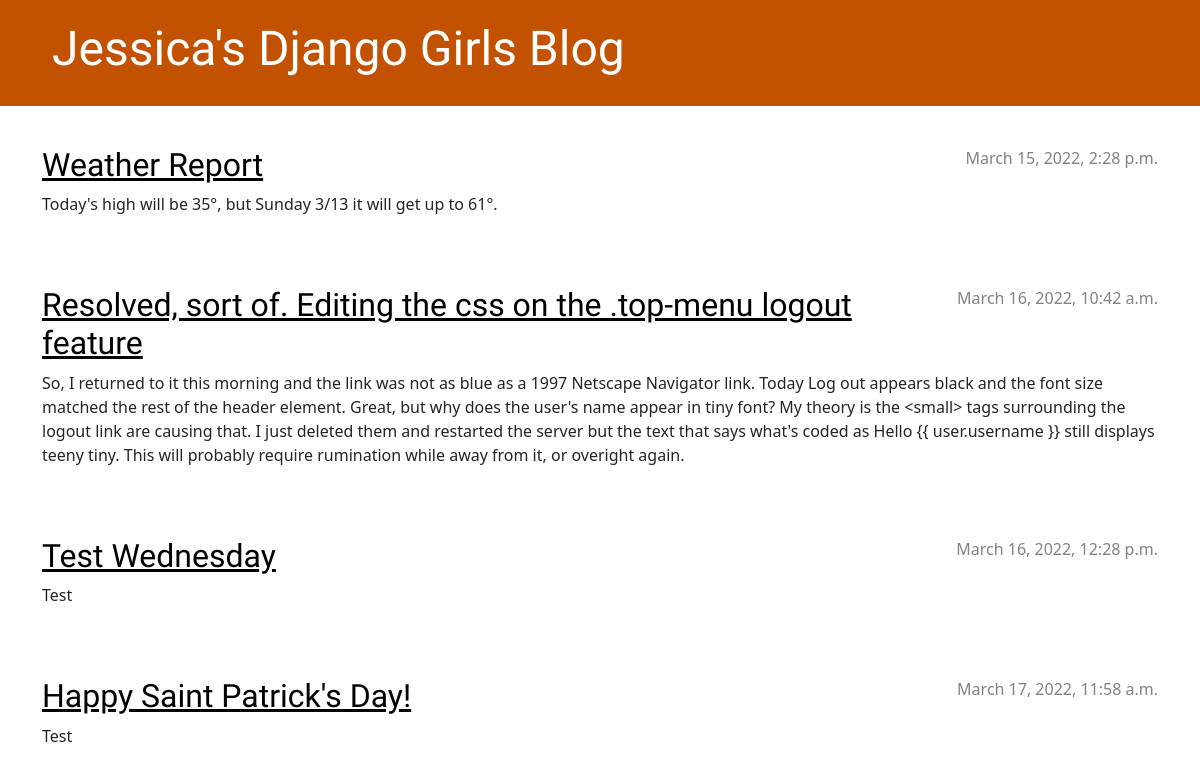
The app's page /, older data.
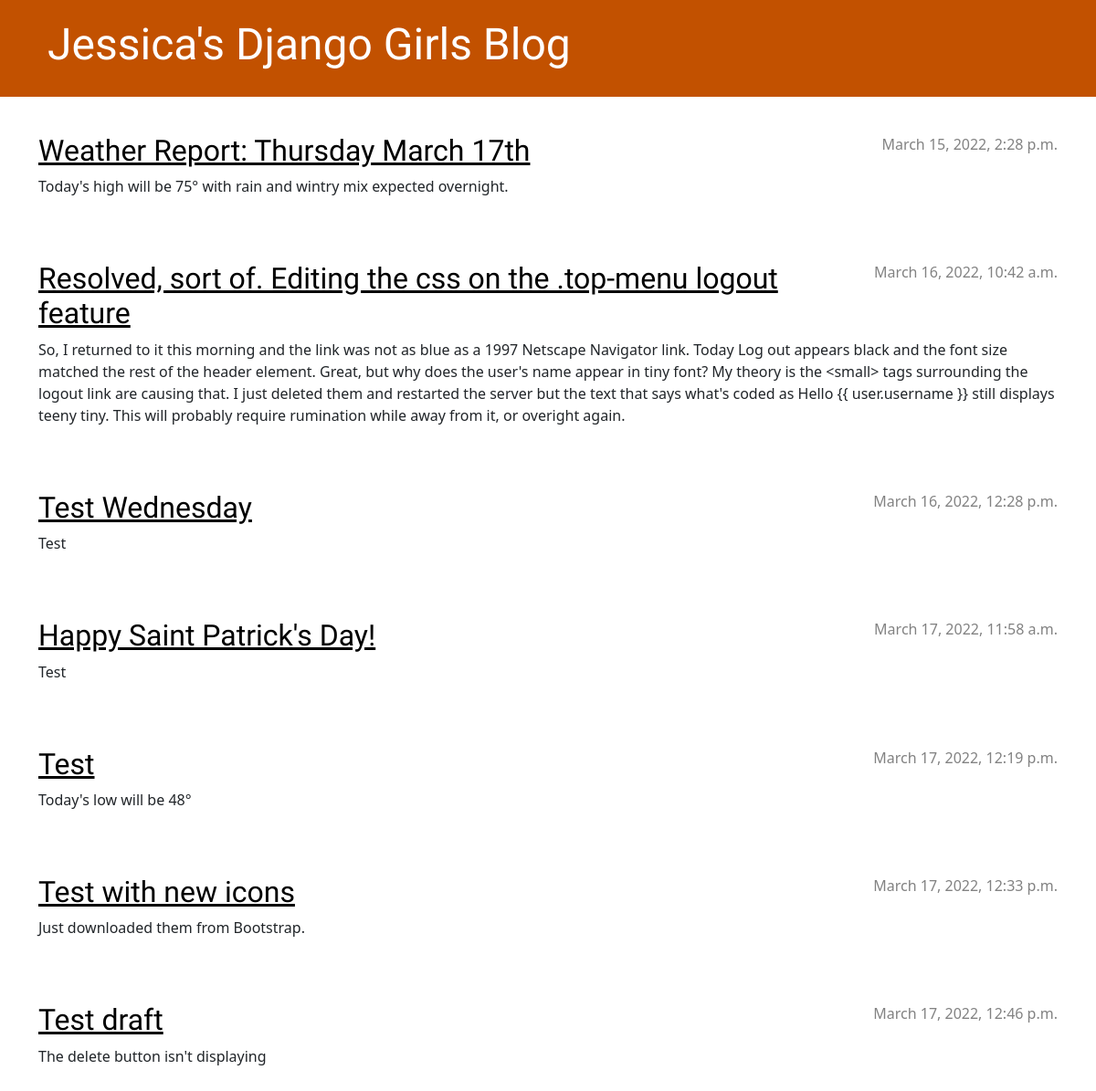
The same page, newer data.
### blog/models.py (models this page shows, shortened)
class Post(models.Model):
    author = models.ForeignKey(settings.AUTH_USER_MODEL, on_delete=models.CASCADE)
    title = models.CharField(max_length=200)
    text = models.TextField()
    created_date = models.DateTimeField(default=timezone.now)
    published_date = models.DateTimeField(blank=True, null=True)

### blog/views.py (the view)
# urls.py: path('', views.post_list, name='post_list'),
def post_list(request):
    posts = Post.objects.filter(published_date__lte=timezone.now()).order_by('published_date')
    return render(request, 'blog/post_list.html', {'posts': posts})

### blog/templates/blog/post_list.html
{% extends 'blog/base.html' %}
{% block content %}
    {% for post in posts %}
        <article class="post">
            <time class="date">
                {{ post.published_date }}
            </time>
            <h2><a href="{% url 'post_detail' pk=post.pk %}">{{ post.title }}</a></h2>
            <p>{{ post.text|linebreaksbr }}</p>
        </article>
    {% endfor %}
{% endblock %}

### blog/templates/blog/base.html (shortened to what this page needs)
{% load static %}
<!DOCTYPE html>
<html>
    <head>
        <link rel="stylesheet" href="https://cdn.jsdelivr.net/npm/bootstrap@5.1.3/dist/css/bootstrap.min.css">
        <link rel="stylesheet" href="{% static 'css/blog.css' %}">
    </head>
    <body>
        <header class="page-header">
            <div class="container">
                <h1><a href="/">Jessica's Django Girls Blog</a></h1>
            </div>
        </header>
        <main class="content container">
            <div class="row">
                <div class="col">
                    {% block content %}
                    {% endblock %}
                </div>
            </div>
        </main>
    </body>
</html>

### blog/static/css/blog.css (style rules this page uses)
.page-header { background-color: #C25100; margin-top: 0; margin-bottom: 40px; padding: 20px 20px 20px 40px; }
.page-header a, .page-header h1, .page-header h1 a, .page-header h1 a:visited, .page-header h1 a:active { color: #ffffff; font-size: 36pt; text-decoration: none; }
h1, h2, h3, h4 { font-family: 'Lobster', cursive; }
.date { color: #828282; }
.post { margin-bottom: 70px; }
.post h2 a, .post h2 a:visited { color: #000000; }
.post > .date, .post > .actions { float: right; }

Row changes from the older to the newer data that the page shows:
changed Post: title "Weather Report" → "Weather Report: Thursday March 17th"; text "Today's high will be 35°, but Sunday 3/13 it will get up to 61°." → "Today's high will be 75° with rain and wintry mix expected overnight."
added Post: published_date "March 17, 2022, 12:19 p.m.", title "Test", text "Today's low will be 48°"
added Post: published_date "March 17, 2022, 12:33 p.m.", title "Test with new icons", text "Just downloaded them from Bootstrap."
added Post: published_date "March 17, 2022, 12:46 p.m.", title "Test draft", text "The delete button isn't displaying"
